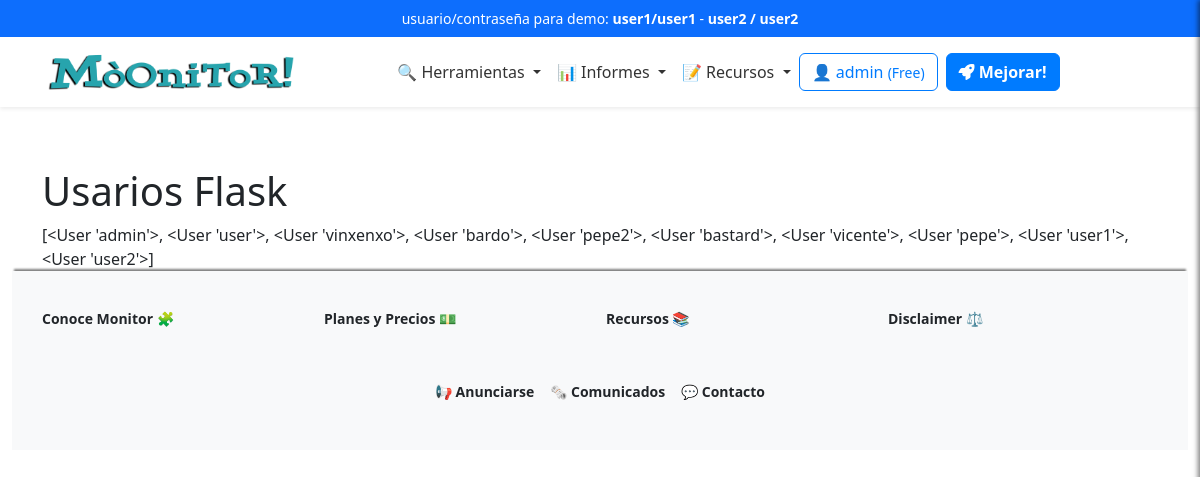
The page /admin/usuarios (signed in) on the database its author committed.
### app/models/user_model.py (models this page shows, shortened)
class Users(UserMixin, db.Model):
    __tablename__ = 'Users'
    id = db.Column(db.Integer, primary_key=True)
    username = db.Column(db.String(80), unique=True, nullable=False)
    email = db.Column(db.String(120), unique=True, nullable=False)
    password_hash = db.Column(db.String(255), nullable=False)
    token = db.Column(db.String(255), index=True, unique=True)
    active = db.Column(db.Boolean, default=False)
    registered_on = db.Column(db.DateTime,
                              nullable=False,
                              default=datetime.datetime.utcnow)
    config = db.Column(JSONType)
    role = db.Column(db.String(20), nullable=False, default='usuario')
    subscription_plan = db.Column(Enum('Free',
                                       'Pro',
                                       'Corporate',
                                       name='subscription_plans'),
                                  default='Free')
    subscription_currency = db.Column(
        db.String(3), default='EUR')  # ISO currency codes (e.g., USD, EUR)
    subscription_expiration = db.Column(db.DateTime, nullable=True)
    subscription_frequency = db.Column(Enum('Monthly',
                                            'Annually',
                                            name='subscription_frequency'),
                                       default='Monthly')
    primary_payment = db.Column(JSONType, nullable=True)  # IBAN, SWIFT, etc.
    secondary_payment = db.Column(JSONType, nullable=True)
    transactions = db.relationship('Transaction', backref='user', lazy=True)
    def __repr__(self):
        return '<User %r>' % self.username

### app/views/user_views.py (the view)
@app.route('/admin/usuarios')
@login_required
def usuarios():
    breadcrumbs = [{
        'url': '/admin',
        'text': 'Admin'
    }, {
        'url': '/admin/usuarios',
        'text': 'Listado usuarios'
    }]
    users = Users.query.all()
    log_event('ADMIN', 'Lista de usuarios.')
    return render_template('user/usuarios.html',
                           users=users,
                           breadcrumbs=breadcrumbs)

### app/__init__.py (called while the page is built)
@app.context_processor
def inject_sidebar_info():
    return dict(is_admin=current_user.is_authenticated
                and current_user.role == 'admin')

@app.context_processor
def inject_breadcrumb():
    breadcrumbs = [{
        'url': '/',
        'text': 'Inicio'
    }, {
        'url': '/profile',
        'text': 'Opcion 1'
    }, {
        'url': '/profile/edit',
        'text': 'Sub opcion 1'
    }]
    return {'breadcrumbs': breadcrumbs}

@app.context_processor
def inject_grouped_tools():
    grouped_tools = {}
    for category, tools_in_category in groupby(sorted(
            tools, key=itemgetter('category')),
                                               key=itemgetter('category')):
        subcategories = {}
        for subcategory, tools_in_subcategory in groupby(
                sorted(tools_in_category, key=itemgetter('subcategory')),
                key=itemgetter('subcategory')):
            subcategories[subcategory] = list(tools_in_subcategory)
        grouped_tools[category] = subcategories
    return dict(grouped_tools=grouped_tools)

@login_manager.user_loader
def load_user(user_id):
    return Users.query.get(int(user_id))

### app/controllers/logs_controller.py (called while the page is built)
def log_event(event, description):
    page = request.path
    user_id = current_user.id if current_user.is_authenticated else None
    user_name = current_user.username if current_user.is_authenticated else None
    log = Log(user_id=user_id,
              user_name=user_name,
              event=event,
              description=description,
              page=page)
    db.session.add(log)
    db.session.commit()

### app/templates/user/usuarios.html (shortened to what this page needs)
{% extends "base.html" %}
{% block content %}
    <h1>Usarios Flask</h1>
    {{ users }}
{% endblock %}

### app/templates/inc/navbar.html (shortened to what this page needs)
<nav class="navbar navbar-expand-lg navbar-light bg-white shadow-sm">
  <div class="container">
    <a class="navbar-brand mx-auto" href="{{ url_for('index') }}">
      <img src="{{ url_for('static', filename='logo.png') }}" alt="Logo" height="50"
        class="d-inline-block align-text-top">
    </a>
    <div class="collapse navbar-collapse justify-content-center" id="navbarNav">
      <ul class="navbar-nav align-items-center">
        <li class="nav-item dropdown">
          <a class="nav-link dropdown-toggle" href="#" id="domainDnsDropdown" role="button" data-bs-toggle="dropdown"
            aria-expanded="false">
            🔍 Herramientas
          </a>
        </li>
        <li class="nav-item dropdown">
          <a class="nav-link dropdown-toggle" href="#" id="domainDnsDropdown" role="button" data-bs-toggle="dropdown"
            aria-expanded="false">
            📊 Informes
          </a>
        </li>
        <li class="nav-item dropdown">
          <a class="nav-link dropdown-toggle" href="#" id="domainDnsDropdown" role="button" data-bs-toggle="dropdown"
            aria-expanded="false">
            📝 Recursos
          </a>
        </li>
      </ul>
    <div class="d-flex flex-column flex-sm-row align-items-center justify-content-center ms-0 mb-3 mt-3">
      {% if current_user.is_authenticated %}
          <a href="/dashboard" class="btn btn-outline-primary mb-2 mb-sm-0 me-sm-2">
              <span class="item-responsive">👤 {{ current_user.username }}
                  <small>({{ current_user.subscription_plan }})</small>
              </span>
          </a>
          {% if current_user.subscription_plan == "Free" %}
              <a class="btn btn-primary mb-2 mb-sm-0 me-sm-2 text-decoration-none fw-semibold" href="{{ url_for('edit_subscription') }}">
                  <i class="fa-solid fa-rocket"></i> Mejorar!
              </a>
          {% elif current_user.subscription_plan == "Pro" %}
              <a class="btn btn-primary mb-2 mb-sm-0 me-sm-2 text-decoration-none fw-semibold" href="{{ url_for('edit_subscription') }}">
                  <i class="fa-solid fa-crown"></i> Probar Corporate!
              </a>
          {% endif %}
      {% endif %}
  </div>
    </div>
  </div>
</nav>

### app/static/css/style.css (style rules this page uses)
:root { --primary-color: #007bff; --secondary-color: #6c757d; --background-color: #f8f9fa; --text-color: #212529; --info-color: #7c71c5; --navbar-background: white; --navbar-shadow: 0 4px 2px -2px rgba(0, 0, 0, 0.1); --navbar-link: #333; --white: #fff; --featured-column: #f9f9f9; --menu-header: #000; --menu-separator: #ccc; --hover-background: #e0e0e0; }
body { display: flex; flex-direction: column; min-height: 100vh; background-image: url('https://ciberpunk.es/wp-content/uploads/2020/12/finance4-section-bg2.png'); background-repeat: repeat-y; background-blend-mode: normal; }
.navbar { background-color: var(--navbar-background); box-shadow: var(--navbar-shadow); width: 100%; display: block; padding: 0; position: relative; }
.navbar-nav .nav-link { color: var(--navbar-link); }
.btn-primary { background-color: var(--primary-color); border-color: var(--primary-color); }
.btn-outline-primary { border-color: var(--primary-color); color: var(--primary-color); }

### rows shown on the page
Users: username "admin", subscription_plan "Free", username.username "[<User 'admin'>, <User 'user'>, <User 'vinxenxo'>, <User 'bardo'>, <User 'pepe2'>, <User 'bastard'>, <User 'vicente'>, <User 'pepe'>, <User 'user1'>, <User 'user2'>]"
